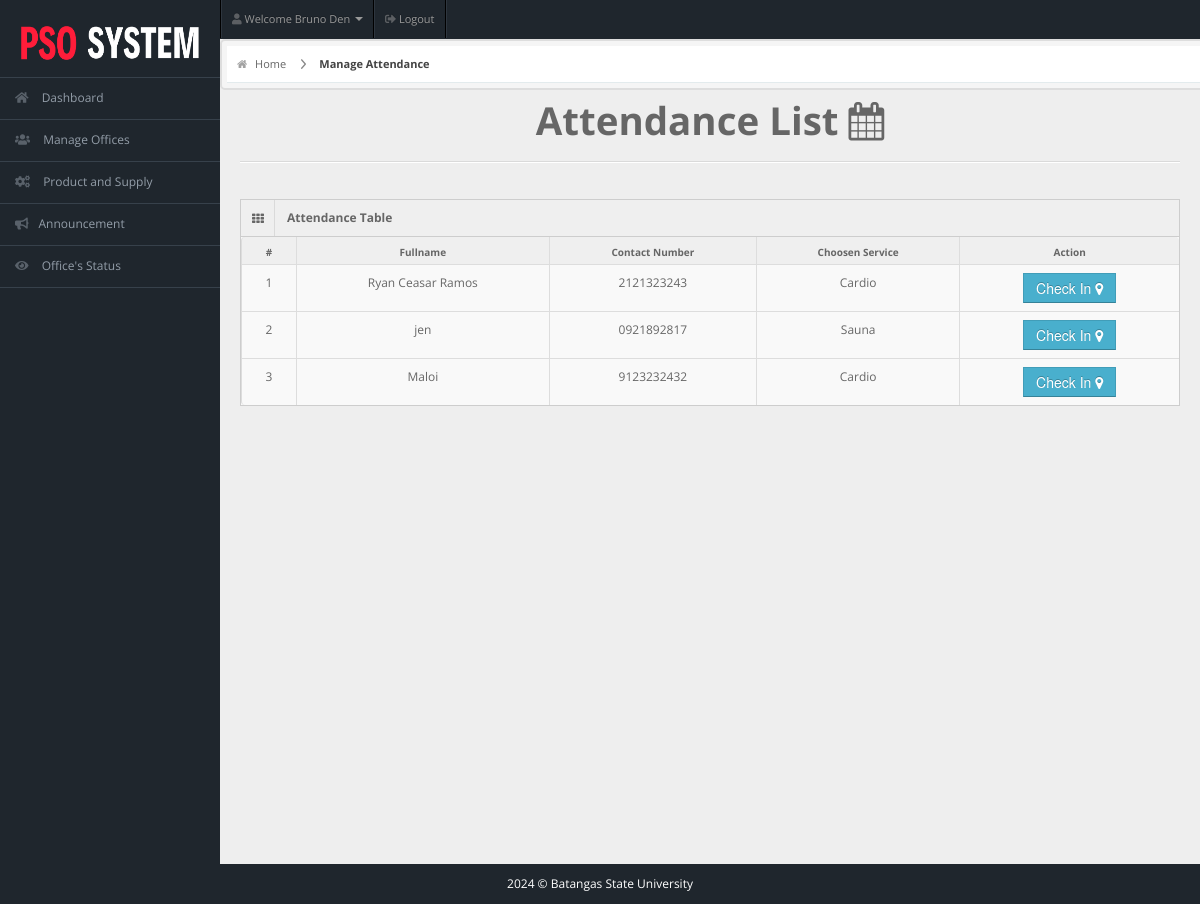
/staff/staff-pages/attendance.php (signed in), run on the app's committed database.
### tables this page shows
CREATE TABLE IF NOT EXISTS `staffs` (
  `user_id` int NOT NULL AUTO_INCREMENT,
  `username` varchar(50) NOT NULL,
  `password` varchar(50) NOT NULL,
  `email` varchar(50) NOT NULL,
  `fullname` varchar(50) NOT NULL,
  `address` varchar(20) NOT NULL,
  `profile_picture` varchar(255) DEFAULT NULL,
  `designation` varchar(20) NOT NULL,
  `gender` varchar(10) NOT NULL,
  `contact` bigint NOT NULL,
  `dor` date NOT NULL,
  PRIMARY KEY (`user_id`)
);

CREATE TABLE IF NOT EXISTS `members` (
  `user_id` int NOT NULL AUTO_INCREMENT,
  `fullname` varchar(20) NOT NULL,
  `username` varchar(20) NOT NULL,
  `email` varchar(255) NOT NULL,
  `password` varchar(100) NOT NULL,
  `gender` varchar(20) NOT NULL,
  `dor` date NOT NULL,
  `profile_picture` varchar(255) DEFAULT NULL,
  `services` varchar(50) NOT NULL,
  `amount` int NOT NULL,
  `paid_date` date NOT NULL,
  `p_year` int NOT NULL,
  `plan` varchar(100) NOT NULL,
  `address` varchar(20) NOT NULL,
  `contact` varchar(10) NOT NULL,
  `status` varchar(20) NOT NULL DEFAULT 'Active',
  `attendance_count` int NOT NULL,
  `ini_weight` int NOT NULL DEFAULT '0',
  `curr_weight` int NOT NULL DEFAULT '0',
  `ini_bodytype` varchar(50) NOT NULL,
  `curr_bodytype` varchar(50) NOT NULL,
  `progress_date` date NOT NULL,
  `reminder` int NOT NULL DEFAULT '0',
  PRIMARY KEY (`user_id`)
);

### staff/staff-pages/attendance.php (the view, shortened to what this page needs)
<!DOCTYPE html>
<html lang="en">
<head>
  <link rel="stylesheet" href="../css/bootstrap.min.css" />
  <link rel="stylesheet" href="../css/bootstrap-responsive.min.css" />
  <link rel="stylesheet" href="../css/uniform.css" />
  <link rel="stylesheet" href="../css/select2.css" />
  <link rel="stylesheet" href="../css/matrix-style.css" />
  <link rel="stylesheet" href="../css/matrix-media.css" />
  <link href="../font-awesome/css/font-awesome.css" rel="stylesheet" />
  <link href="https://cdnjs.cloudflare.com/ajax/libs/font-awesome/5.15.4/css/all.min.css" rel="stylesheet">
</head>
<body>
  <?php include '../includes/header.php' ?>
  <?php $page = "attendance";
  include '../includes/sidebar.php' ?>
  <div id="content">
    <div id="content-header">
      <div id="breadcrumb"> <a href="index.php" title="Go to Home" class="tip-bottom"><i class="icon-home"></i> Home</a>
        <a href="attendance.php" class="current">Manage Attendance</a>
      </div>
    </div>
    <div class="container-fluid">
      <h1 class="text-center">Attendance List <i class="icon icon-calendar"></i></h1>
      <hr>
      <div class="row-fluid">
        <div class="span12">
          <div class='widget-box'>
            <div class='widget-title'> <span class='icon'> <i class='icon-th'></i> </span>
              <h5>Attendance Table</h5>
            </div>
            <div class='widget-content nopadding'>
              <?php
              echo "<table class='table table-bordered'>
              <thead>
                <tr>
                  <th>#</th>
                  <th>Fullname</th>
                  <th>Contact Number</th>
                  <th>Choosen Service</th>
                  <th>Action</th>
                </tr>
              </thead>";
              $current_date = date('Y-m-d h:i A');
              $exp_date_time = explode(' ', $current_date);
              $todays_date =  $exp_date_time['0'];
              $qry = "SELECT * FROM members WHERE status = 'Active'";
              $result = mysqli_query($conn, $qry);
              $cnt = 1;
              while ($row = mysqli_fetch_array($result)) { ?>
                <tbody>
                  <td>
                    <div class='text-center'><?php echo $cnt; ?></div>
                  </td>
                  <td>
                    <div class='text-center'><?php echo $row['fullname']; ?></div>
                  </td>
                  <td>
                    <div class='text-center'><?php echo $row['contact']; ?></div>
                  </td>
                  <td>
                    <div class='text-center'><?php echo $row['services']; ?></div>
                  </td>
                  <?php
                  $qry = "select * from attendance where curr_date = '$todays_date' AND user_id = '" . $row['user_id'] . "'";
                  $res = $conn->query($qry);
                  $row_exist = mysqli_fetch_array($res);
                  $curr_date = $row_exist['curr_date'];
                  if ($curr_date == $todays_date) {
                  ?>
                    <td>
                      <div class='text-center'><span class="label label-inverse"><?php echo $row_exist['curr_date']; ?> <?php echo $row_exist['curr_time']; ?></span></div>
                      <div class='text-center'><a href='actions/delete-attendance.php?id=<?php echo $row['user_id']; ?>'><button class='btn btn-danger'>Check Out <i class='icon icon-time'></i></button> </a></div>
                    </td>
                  <?php } else {
                  ?>
                    <td>
                      <div class='text-center'><a href='actions/check-attendance.php?id=<?php echo $row['user_id']; ?>'><button class='btn btn-info'>Check In <i class='icon icon-map-marker'></i></button> </a></div>
                    </td>
                  <?php $cnt++;
                  }
                  ?>
                </tbody>
              <?php } ?>
              </table>
            </div>
          </div>
        </div>
      </div>
    </div>
  </div>
  <?php
  include '../includes/footer.php';
  ?>
</body>
</html>

### staff/includes/header.php (shortened to what this page needs)
<?php
$user_name = '';
if (isset($_SESSION['fullname'])) {
  $user_name = $_SESSION['fullname'];
} else {
  include "../dbcon.php";
  if (isset($_SESSION['user_id'])) {
    $user_id = $_SESSION['user_id'];
    $qry = "SELECT fullname FROM staffs WHERE user_id = '$user_id'";
    $result = mysqli_query($con, $qry);
    if ($result && $row = mysqli_fetch_assoc($result)) {
      $user_name = $row['fullname'];
    }
  }
}
?>
<div id="header">
  <img class="logo-large" src="../img/header_logo.png" alt="Logo" style="width: 200px; height: 80px;">
</div>
<div id="user-nav" class="navbar navbar-inverse">
  <ul class="nav right">
    <li class="dropdown" id="profile-messages">
      <a title="" href="#" data-toggle="dropdown" data-target="#profile-messages" class="dropdown-toggle">
        <i class="fas fa-user"></i> <span class="text"> Welcome <?php echo htmlspecialchars($user_name); ?> <b class="caret"></b>
      </a>
    </li>
    <li class="">
      <a title="" href="../logout.php">
        <i class="fas fa-sign-out-alt"></i> <span class="text">Logout</span>
      </a>
    </li>
  </ul>
</div>

### staff/css/matrix-style.css (style rules this page uses)
* { outline: none !important; -moz-outline: none !important; }
html, body { height: 100%; }
body { overflow-x: hidden; margin-top: -10px; font-family: "Open Sans", sans-serif; font-size: 12px; color: #666; }
a { color: #666; }
select, textarea, input[type="text"], input[type="password"], input[type="datetime"], input[type="datetime-local"], input[type="date"], input[type="month"], input[type="time"], input[type="week"], input[type="number"], input[type="email"], input[type="url"], input[type="search"], input[type="tel"], input[type="color"], .uneditable-input, .label, .dropdown-menu, .btn, .well, .progress, .table-bordered, .btn-group > .btn:first-child, .btn-group > .btn:last-child, .btn-group > .btn:last-child, .btn-group > .dropdown-toggle, .alert { border-radius: 0px; }
.btn, textarea, input[type="text"], input[type="password"], input[type="datetime"], input[type="datetime-local"], input[type="date"], input[type="month"], input[type="time"], input[type="week"], input[type="number"], input[type="email"], input[type="url"], input[type="search"], input[type="tel"], input[type="color"], .uneditable-input { box-shadow: none; }
.progress, .progress-success .bar, .progress .bar-success, .progress-warning .bar, .progress .bar-warning, .progress-danger .bar, .progress .bar-danger, .progress-info .bar, .progress .bar-info, .btn, .btn-primary { background-image: none; }
hr { border-top-color: #dadada; }
#header { height: 77px; position: relative; width: 100%; z-index: -9; }
#user-nav { position: absolute; left: 220px; top: 0px; z-index: 20; margin: 0; }
#user-nav > ul { margin: 0; padding: 0; list-style: none; border-right: 1px solid #2e363f; border-left: 1px solid #000; }
#user-nav > ul > li { float: left; list-style-type: none; margin: 0; position: relative; padding: 0; border-left: 1px solid #2e363f; border-right: 1px solid #000; }
#user-nav > ul > li > a { padding: 9px 10px; display: block; font-size: 11px; }
#user-nav > ul > li > a > i, #sidebar li a i { opacity: 0.5; margin-top: 2px; }
#content { background: none repeat scroll 0 0 #eeeeee; margin-left: 220px; margin-right: 0; padding-bottom: 25px; position: relative; min-height: 100%; width: auto; }
#content-header { position: abslute; width: 100%; margin-top: -38px; z-index: 20; }
#breadcrumb { background-color: #fff; border-bottom: 1px solid #e3ebed; }
#breadcrumb a { padding: 8px 20px 8px 10px; display: inline-block; background-image: url("../img/breadcrumb.png"); background-position: center right; background-repeat: no-repeat; font-size: 11px; color: #666666; }
#breadcrumb a:last-child { background-image: none; }
#breadcrumb a.current { font-weight: bold; color: #444444; }
#breadcrumb a i { margin-right: 5px; opacity: 0.6; }
.widget-box { background: none repeat scroll 0 0 #f9f9f9; border-left: 1px solid #cdcdcd; border-top: 1px solid #cdcdcd; border-right: 1px solid #cdcdcd; clear: both; margin-top: 16px; margin-bottom: 16px; position: relative; }
.widget-title, .modal-header, .table th, div.dataTables_wrapper .ui-widget-header { background: #efefef; border-bottom: 1px solid #cdcdcd; height: 36px; }
.widget-title span.icon { padding: 9px 10px 7px 11px; float: left; border-right: 1px solid #dadada; }
.widget-title h5 { color: #666; float: left; font-size: 12px; font-weight: bold; padding: 12px; line-height: 12px; margin: 0; }
.widget-content { padding: 15px; border-bottom: 1px solid #cdcdcd; }
.table th { height: auto; font-size: 10px; padding: 5px 10px 2px; border-bottom: 0; text-align: center; color: #666666; }
.nopadding { padding: 0 !important; }
.nopadding .table { margin-bottom: 0; }
.nopadding .table-bordered { border: 0; }

### staff/css/matrix-media.css (style rules this page uses)
body { background:#2E363F; }
#header { background-color: #1f262d; margin-top:10px; }

### staff/includes/header.php (style rules this page uses)
#header img { position: absolute; left: 10px; margin-bottom: 20px; }
#content #content-header { border: 2px solid #ddd; padding: 5px; background-color: #f5f5f5; border-radius: 5px; }

### staff/includes/sidebar.php (style rules this page uses)
body { background-color: #1f262d; }
#header img { position: absolute; left: 10px; margin-bottom: 20px; }

### data on the page
staffs: fullname "Bruno Den"
members: cnt "1", fullname "Ryan Ceasar Ramos", contact "2121323243", services "Cardio"
members: cnt "2", fullname "jen", contact "0921892817", services "Sauna"
members: cnt "3", fullname "Maloi", contact "9123232432", services "Cardio"
